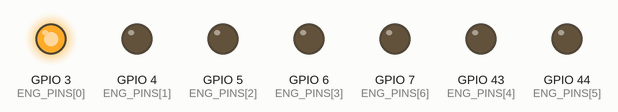
A sketch run on a simulated ESP32. Parts: output pins drawn as LEDs (lit = HIGH). Random numbers use the default seed unless the sketch sets one.

Above: at 0.05 s.
At 1.45 s:
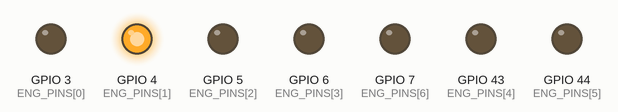
At 2.9 s:
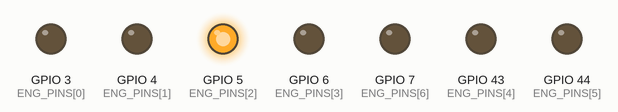
At 5.8 s:
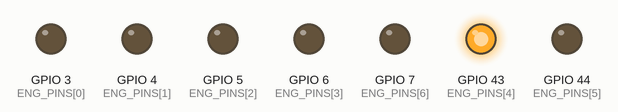
At 8.7 s:
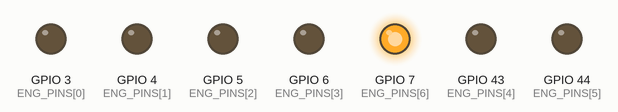
At 11.6 s:
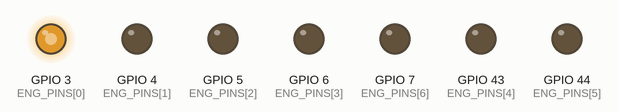
Timing chart, 0 to 15.1 s (numbered marks = the images above):
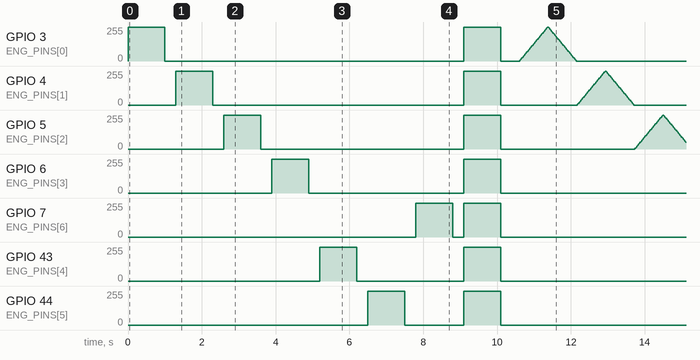

The sketch:

engine_test_nano.ino
```cpp
// ENGINE-ONLY TEST - ARDUINO NANO ESP32
// For Board 1 only (Nano + Driver C + the 7 engine LEDs); Boards 2 and 3 do not need to be built.
// Step 1: each engine lights on its own for 1 s, engines 1-7 (D2-D8).
// Step 2: all 7 together, full brightness for 1 s.
// Step 3: each engine fades up and down in turn (PWM check).
// Step 4: the PRODUCTION engine look - same spool-up, breathing, shimmer and gamma maths as
//         main_nano_esp32.ino, for 30 s, then the same 1.5 s fade-out. Tune the look here.
// Repeats forever. Engine n = Driver C pin n.
// Engine PWM uses Espressif's LEDC calls (core 2.x or 3.x, chosen automatically).

#if __has_include("esp_arduino_version.h")
#include "esp_arduino_version.h"
#endif
#if defined(ESP_ARDUINO_VERSION_MAJOR) && (ESP_ARDUINO_VERSION_MAJOR >= 3)
#define PWM_CORE_V3 1
#else
#define PWM_CORE_V3 0
#endif

const uint32_t PWM_FREQ = 5000;
const uint8_t PWM_BITS = 12;
const uint32_t PWM_MAX = (1UL << PWM_BITS) - 1;

const uint8_t N_ENG = 7;
const uint8_t ENG_PINS[N_ENG] = {D2, D3, D4, D5, D6, D7, D8};

// ---- Production look: keep these identical to main_nano_esp32.ino (copy any values you tune back there) ----
const float BASE = 0.70;
const float BREATH_DEPTH = 0.15;
const float BREATH_PERIOD_S = 6.0;
const float SHIMMER = 0.06;
const float GAMMA = 2.2;
const unsigned long CH_START_MS[N_ENG] = {0, 2500, 5000, 8000, 8000, 8000, 8000};
const unsigned long RAMP_MS = 3000;
const unsigned long FADE_OUT_MS = 1500;
const unsigned long UPDATE_MS = 20;
const unsigned long LOOK_MS = 30000;   // how long step 4 runs before fading out
float f1[N_ENG], f2[N_ENG], p1[N_ENG], p2[N_ENG], curLevel[N_ENG];

float randFloat(float lo, float hi) { return lo + (hi - lo) * (random(0, 10000) / 10000.0); }

void setEngine(uint8_t i, uint32_t duty) {
  if (duty > PWM_MAX) duty = PWM_MAX;
#if PWM_CORE_V3
  ledcWrite(ENG_PINS[i], duty);
#else
  ledcWrite(i, duty);
#endif
}

void setup() {
  for (uint8_t i = 0; i < N_ENG; i++) {
    pinMode(ENG_PINS[i], OUTPUT);
#if PWM_CORE_V3
    ledcAttach(ENG_PINS[i], PWM_FREQ, PWM_BITS);
#else
    ledcSetup(i, PWM_FREQ, PWM_BITS);
    ledcAttachPin(ENG_PINS[i], i);
#endif
    setEngine(i, 0);
  }
  randomSeed(analogRead(A2) ^ micros());   // A2 left unconnected, as in the main sketch
  for (uint8_t i = 0; i < N_ENG; i++) {
    f1[i] = randFloat(0.3, 0.9); f2[i] = randFloat(1.1, 2.3);
    p1[i] = randFloat(0, TWO_PI); p2[i] = randFloat(0, TWO_PI);
  }
}

// Same maths as updateEngines() in main_nano_esp32.ino
void updateEngines(unsigned long now) {
  float t = now / 1000.0;
  float breath = BREATH_DEPTH * sin(TWO_PI * t / BREATH_PERIOD_S);
  for (uint8_t i = 0; i < N_ENG; i++) {
    if (now < CH_START_MS[i]) { setEngine(i, 0); curLevel[i] = 0; continue; }
    float x = (now - CH_START_MS[i]) / (float)RAMP_MS;
    if (x > 1.0) x = 1.0;
    float ramp = x * x * (3.0 - 2.0 * x);
    float shimmer = SHIMMER * (0.6 * sin(TWO_PI * f1[i] * t + p1[i]) + 0.4 * sin(TWO_PI * f2[i] * t + p2[i]));
    float level = ramp * (BASE + breath + shimmer);
    if (level < 0) level = 0;
    if (level > 1) level = 1;
    curLevel[i] = level;
    setEngine(i, (uint32_t)(pow(level, GAMMA) * PWM_MAX));
  }
}

void productionLook() {
  unsigned long t0 = millis();
  while (millis() - t0 < LOOK_MS) { updateEngines(millis() - t0); delay(UPDATE_MS); }
  float from[N_ENG]; for (uint8_t i = 0; i < N_ENG; i++) from[i] = curLevel[i];
  unsigned long tf = millis();
  while (millis() - tf < FADE_OUT_MS) {
    float x = (millis() - tf) / (float)FADE_OUT_MS;
    for (uint8_t i = 0; i < N_ENG; i++) setEngine(i, (uint32_t)(pow(from[i] * (1.0 - x), GAMMA) * PWM_MAX));
    delay(UPDATE_MS);
  }
  for (uint8_t i = 0; i < N_ENG; i++) setEngine(i, 0);
}

void loop() {
  for (uint8_t i = 0; i < N_ENG; i++) {               // step 1: one at a time
    setEngine(i, PWM_MAX); delay(1000);
    setEngine(i, 0);       delay(300);
  }
  for (uint8_t i = 0; i < N_ENG; i++) setEngine(i, PWM_MAX);   // step 2: all together
  delay(1000);
  for (uint8_t i = 0; i < N_ENG; i++) setEngine(i, 0);
  delay(500);
  for (uint8_t i = 0; i < N_ENG; i++) {               // step 3: fade each
    for (int v = 0; v <= 255; v += 5) { setEngine(i, (uint32_t)v * PWM_MAX / 255); delay(15); }
    for (int v = 255; v >= 0; v -= 5) { setEngine(i, (uint32_t)v * PWM_MAX / 255); delay(15); }
  }
  delay(500);
  productionLook();                                   // step 4: production look
  delay(1500);
}
```
